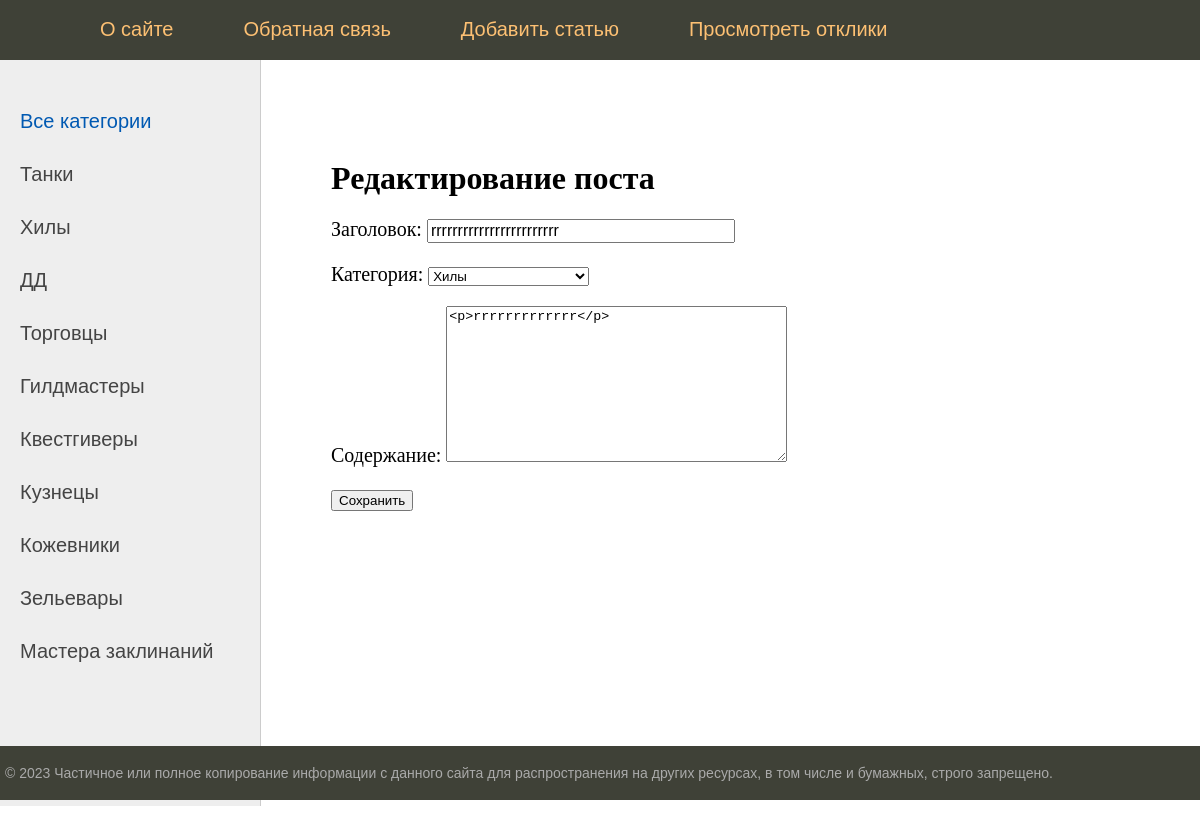
The page /post/2/update (signed in) on the database its author committed.
### bulletinboard/models.py (models this page shows, shortened)
class Category(models.Model):
    name = models.CharField(max_length=100, db_index=True, verbose_name='Категория')
    slug = models.SlugField(max_length=255, unique=True, db_index=True, verbose_name='URL')
    def __str__(self):
        return self.name
    def get_absolute_url(self):
        return reverse('category', kwargs={'cat_slug': self.slug})
    class Meta:
        verbose_name = 'Категория'
        verbose_name_plural = 'Категории'
        ordering = ['id']

class Post(models.Model):
    author = models.ForeignKey(Author, on_delete=models.CASCADE, verbose_name='Автор')
    category = models.ForeignKey('Category', models.CASCADE, verbose_name='Категория')
    creation_time = models.DateTimeField(auto_now_add=True, verbose_name='Время создания')
    title = models.CharField(max_length=255, blank=False, verbose_name='Заголовок')
    body = RichTextUploadingField(verbose_name='Содержание')
    class Meta:
        verbose_name = 'Объявление'
        verbose_name_plural = 'Объявления'
        ordering = ['-creation_time', 'title']

### bulletinboard/views.py (the view)
# urls.py: path('post/<int:pk>/update', PostUpdate.as_view(), name='post_edit'),
class PostUpdate(LoginRequiredMixin, DataMixin, UpdateView):
    form_class = AddPostForm
    model = Post
    template_name = 'bulletinboard/post_edit.html'
    permission_required = ('post.change_post',)
    def get(self, request, *args, **kwargs):
        self.object = self.get_object()
        if self.object.author.user != self.request.user:
            return HttpResponseForbidden("У вас нет доступа к редактированию этого поста.")
        return super().get(request, *args, **kwargs)
    def post(self, request, *args, **kwargs):
        self.object = self.get_object()
        if self.object.author.user != self.request.user:
            return HttpResponseForbidden("У вас нет доступа к редактированию этого поста.")
        return super().post(request, *args, **kwargs)
    def get_context_data(self, *, object_list=None, **kwargs):
        context = super().get_context_data(**kwargs)
        c_def = self.get_user_context(title='Редактирование поста')
        return context | c_def

### bulletinboard/forms.py (shortened to what this page needs)
class AddPostForm(forms.ModelForm):
    def __init__(self, *args, **kwargs):
        super().__init__(*args, **kwargs)
        self.fields['category'].empty_label = 'Категория не выбрана'
    class Meta:
        model = Post
        fields = ['title', 'category', 'body']
        widgets = {
            'title': forms.TextInput(attrs={'class': 'form-input'}),
        }

### bulletinboard/templatetags/bulletinboard_tags.py (called while the page is built)
@register.inclusion_tag('bulletinboard/list_categories.html')
def show_categories(cat_selected=0):
    cats = Category.objects.all()
    return {'cats': cats, 'cat_selected': cat_selected}

### bulletinboard/utils.py (called while the page is built)
    def get_user_context(self, **kwargs):
        context = kwargs
        cats = Category.objects.annotate(Count('post'))
        user_menu = menu.copy()
        if not self.request.user.is_authenticated:
            user_menu.pop(2)
            user_menu.pop(2)
        context['menu'] = user_menu
        context['cats'] = cats
        if 'cat_selected' not in context:
            context['cat_selected'] = 0
        return context

### bulletinboard/templates/bulletinboard/post_edit.html (shortened to what this page needs)
{% extends 'bulletinboard/default.html' %}
{% block content %}
<h1>{{title}}</h1>
<form action="{% url 'post_edit' pk=post.pk %}" method="post" enctype="multipart/form-data">
    {{ form.as_p }}
    <button type="submit">Сохранить</button>
</form>
{% endblock %}

### bulletinboard/templates/bulletinboard/list_categories.html
{% for c in cats %}
    {% if c.pk == cat_selected %}
        <li class="selected">{{c.name}}</li>
    {% else %}
        <li><a href="{{ c.get_absolute_url }}">{{c.name}}</a></li>
    {% endif %}
{% endfor %}

### bulletinboard/static/bulletinboard/css/styles.css (style rules this page uses)
html, body { font-family: 'Arial'; margin: 0; padding: 0; height: 100%; width: 100%; color: #444; }
a { color: #0059b2; text-decoration: none; }
.left-chapters ul li { margin: 30px 0 0 0; color: #999; }
.left-chapters ul li a { color: #444; text-decoration: none; }
.content-text h1 { font-size: 32px; }
.form-input { width: 300px; font-size: 16px; }

### rows shown on the page
Category: name "Танки"
Category: name "Хилы"
Category: name "ДД"
Category: name "Торговцы"
Category: name "Гилдмастеры"
Category: name "Квестгиверы"
Category: name "Кузнецы"
Category: name "Кожевники"
Category: name "Зельевары"
Category: name "Мастера заклинаний"
Post: title "rrrrrrrrrrrrrrrrrrrrrrrr", category "Хилы", body "<p>rrrrrrrrrrrrr</p>"

### other values the page prints
{{ m.title }} "О сайте" "Обратная связь" "Добавить статью" "Просмотреть отклики"
{{ title }} "Редактирование поста"
